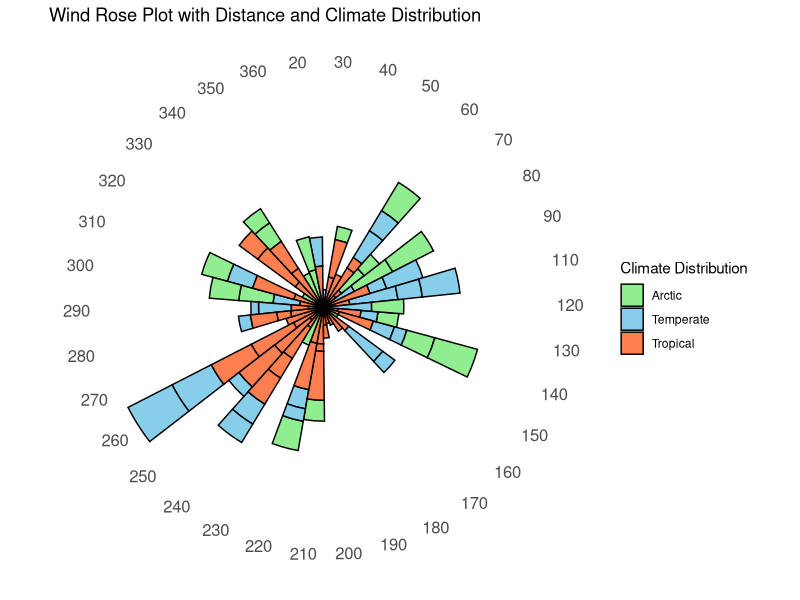

This chart was generated by the following R code:
## ---- chunk 1


# Load necessary libraries
library(ggplot2)
library(dplyr)
library(scales)

# Sample data (replace this with your actual data)
set.seed(123)
data <- data.frame(
  compass_bearing = sample(seq(0, 360, by = 10), 100, replace = TRUE),
  distance = runif(100, 1, 10),
  climate_distribution = sample(c("Tropical", "Temperate", "Arctic"), 100, replace = TRUE)
)

# Create the wind rose plot
ggplot(data, aes(x = factor(compass_bearing), y = distance, fill = climate_distribution)) +
  geom_bar(stat = "identity", width = 1, color = "black") +
  coord_polar(start = -pi/16) +  # Adjust start for orientation
  scale_fill_manual(values = c("Tropical" = "coral", "Temperate" = "skyblue", "Arctic" = "lightgreen")) +
  scale_y_continuous(expand = c(0, 0)) +
  theme_minimal() +
  theme(axis.title = element_blank(),
        axis.text.x = element_text(size = 12, vjust = 0.5),
        axis.text.y = element_blank(),
        panel.grid = element_blank(),
        legend.position = "right") +
  labs(fill = "Climate Distribution") +
  ggtitle("Wind Rose Plot with Distance and Climate Distribution")
